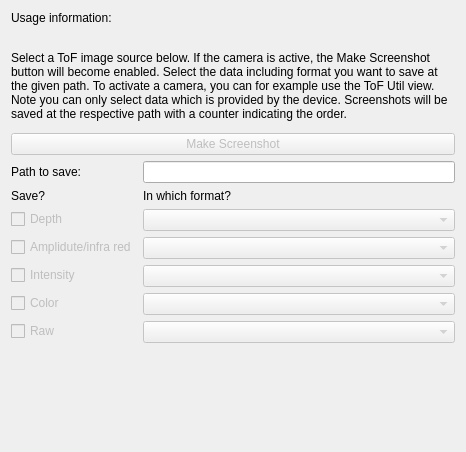
<?xml version="1.0" encoding="UTF-8"?>
<ui version="4.0">
 <class>QmitkToFScreenshotMakerControls</class>
 <widget class="QWidget" name="QmitkToFScreenshotMakerControls">
  <property name="geometry">
   <rect>
    <x>0</x>
    <y>0</y>
    <width>466</width>
    <height>452</height>
   </rect>
  </property>
  <property name="minimumSize">
   <size>
    <width>0</width>
    <height>0</height>
   </size>
  </property>
  <property name="windowTitle">
   <string>QmitkTemplate</string>
  </property>
  <layout class="QGridLayout" name="gridLayout">
   <item row="2" column="0">
    <widget class="QPushButton" name="m_MakeScreenshot">
     <property name="enabled">
      <bool>false</bool>
     </property>
     <property name="text">
      <string>Make Screenshot</string>
     </property>
    </widget>
   </item>
   <item row="1" column="0">
    <widget class="QmitkServiceListWidget" name="m_ConnectedDeviceServiceListWidget" native="true">
     <property name="sizePolicy">
      <sizepolicy hsizetype="Preferred" vsizetype="Maximum">
       <horstretch>0</horstretch>
       <verstretch>0</verstretch>
      </sizepolicy>
     </property>
    </widget>
   </item>
   <item row="5" column="0">
    <layout class="QFormLayout" name="formLayout">
     <property name="fieldGrowthPolicy">
      <enum>QFormLayout::AllNonFixedFieldsGrow</enum>
     </property>
     <item row="0" column="0">
      <widget class="QLabel" name="label_3">
       <property name="text">
        <string>Path to save:</string>
       </property>
      </widget>
     </item>
     <item row="0" column="1">
      <widget class="QLineEdit" name="m_PathToSaveFiles"/>
     </item>
     <item row="2" column="0">
      <widget class="QCheckBox" name="m_SaveDepth">
       <property name="enabled">
        <bool>false</bool>
       </property>
       <property name="text">
        <string>Depth</string>
       </property>
      </widget>
     </item>
     <item row="2" column="1">
      <widget class="QComboBox" name="m_DepthFormat">
       <property name="enabled">
        <bool>false</bool>
       </property>
      </widget>
     </item>
     <item row="3" column="0">
      <widget class="QCheckBox" name="m_SaveAmplitude">
       <property name="enabled">
        <bool>false</bool>
       </property>
       <property name="text">
        <string>Amplidute/infra red</string>
       </property>
      </widget>
     </item>
     <item row="3" column="1">
      <widget class="QComboBox" name="m_AmplitudeFormat">
       <property name="enabled">
        <bool>false</bool>
       </property>
      </widget>
     </item>
     <item row="4" column="0">
      <widget class="QCheckBox" name="m_SaveIntensity">
       <property name="enabled">
        <bool>false</bool>
       </property>
       <property name="text">
        <string>Intensity</string>
       </property>
      </widget>
     </item>
     <item row="4" column="1">
      <widget class="QComboBox" name="m_IntensityFormat">
       <property name="enabled">
        <bool>false</bool>
       </property>
      </widget>
     </item>
     <item row="5" column="0">
      <widget class="QCheckBox" name="m_SaveColor">
       <property name="enabled">
        <bool>false</bool>
       </property>
       <property name="text">
        <string>Color</string>
       </property>
      </widget>
     </item>
     <item row="5" column="1">
      <widget class="QComboBox" name="m_ColorFormat">
       <property name="enabled">
        <bool>false</bool>
       </property>
      </widget>
     </item>
     <item row="6" column="0">
      <widget class="QCheckBox" name="m_SaveRaw">
       <property name="enabled">
        <bool>false</bool>
       </property>
       <property name="text">
        <string>Raw</string>
       </property>
      </widget>
     </item>
     <item row="6" column="1">
      <widget class="QComboBox" name="m_RawFormat">
       <property name="enabled">
        <bool>false</bool>
       </property>
      </widget>
     </item>
     <item row="1" column="1">
      <widget class="QLabel" name="label">
       <property name="text">
        <string>In which format?</string>
       </property>
      </widget>
     </item>
     <item row="1" column="0">
      <widget class="QLabel" name="label_4">
       <property name="text">
        <string>Save?</string>
       </property>
      </widget>
     </item>
    </layout>
   </item>
   <item row="0" column="0">
    <widget class="QLabel" name="label_2">
     <property name="text">
      <string>&lt;html&gt;&lt;head/&gt;&lt;body&gt;&lt;p&gt;Usage information: &lt;/p&gt;&lt;p&gt;&lt;br/&gt;Select a ToF image source below. If the camera is active, the Make Screenshot button will become enabled. Select the data including format you want to save at the given path. To activate a camera, you can for example use the ToF Util view. Note you can only select data which is provided by the device. Screenshots will be saved at the respective path with a counter indicating the order.&lt;/p&gt;&lt;/body&gt;&lt;/html&gt;</string>
     </property>
     <property name="wordWrap">
      <bool>true</bool>
     </property>
    </widget>
   </item>
   <item row="6" column="0">
    <spacer name="verticalSpacer">
     <property name="orientation">
      <enum>Qt::Vertical</enum>
     </property>
     <property name="sizeHint" stdset="0">
      <size>
       <width>20</width>
       <height>40</height>
      </size>
     </property>
    </spacer>
   </item>
  </layout>
 </widget>
 <layoutdefault spacing="6" margin="11"/>
 <customwidgets>
  <customwidget>
   <class>QmitkServiceListWidget</class>
   <extends>QWidget</extends>
   <header location="global">QmitkServiceListWidget.h</header>
   <container>1</container>
  </customwidget>
 </customwidgets>
 <resources/>
 <connections/>
</ui>
